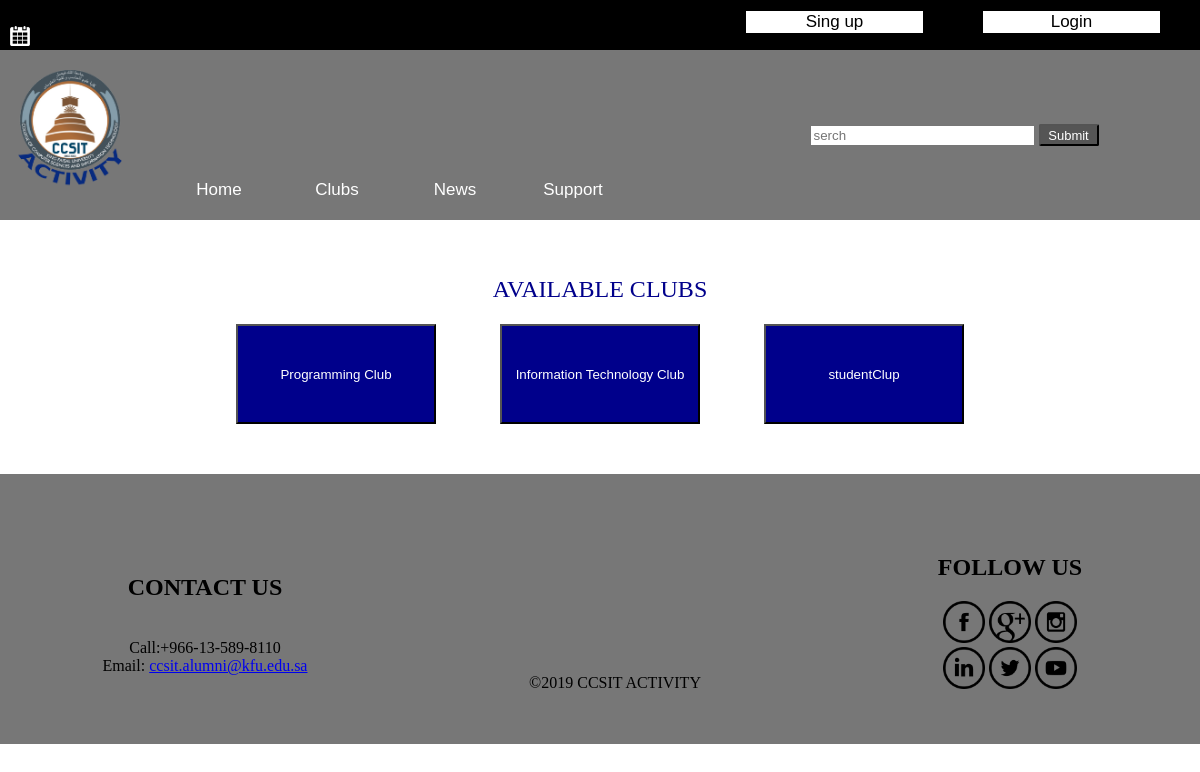
Page /ExitClubs.php on the committed database.
### tables this page shows
CREATE TABLE `clubs` (
  `No` int(11) NOT NULL,
  `Name` varchar(150) NOT NULL,
  `About` varchar(1000) NOT NULL,
  `Vision` varchar(1000) NOT NULL,
  `Mission` varchar(1000) NOT NULL,
  `Objectives` varchar(1000) NOT NULL,
  `Programs` varchar(1000) NOT NULL,
  `Requirements` varchar(1000) NOT NULL,
  `Advantages` varchar(1000) NOT NULL,
  `Leader` varchar(150) NOT NULL,
  `Img` varchar(150) NOT NULL
);

### ExitClubs.php (the view, shortened to what this page needs)
<html>
    <head>
        <?php $title="clubers";
        include './Header.php';
           $query = "SELECT * FROM clubs";
    $result = mysqli_query($con, $query);
    while($row = mysqli_fetch_assoc($result))
    {
        $club[$row['No']] = array(
                    'no'=>$row['No'],
                    'name' => $row['Name'],
                    'about' => $row['About'],
                    'vis'=>$row['Vision'],
                    'mis'=>$row['Mission'],
                    'obj'=>$row['Objectives'],
                    'prog'=>$row['Programs'],
                    'req'=>$row['Requirements'],
                    'leader'=>$row['Leader']
                    );
    }
    ?>
    </head>
    <body>
        <div class="content">
            <h1>available clubs</h1>
        <div class="buttons">
               <?php foreach ($club as $i) { ?>
            <button  onclick="window.location.href='Clubinfo.php?No='+<?php echo $i['no']?>"> <?php echo $i['name']; ?></button>
            <?php }?>
        </div>
        </div>
    </body>
    <?php include 'Footer.php'; ?>
</html>

### css/Style.css (style rules this page uses)
body { margin: 0; }
.buttons { text-align: center; display: inline-block; width: 100%; text-align: center; }
.content { margin: 50px; }
.content button { display: inline; width: 200px; height: 100px; margin: auto 30px; background-color:darkblue; color: white; }
h1 { color: darkblue; text-align: center; font-size: 24px; color: darkblue; text-transform: uppercase; line-height: 1.6; font-weight: normal; }
button, input { line-height: normal; }

### rows in the picture
clubs: Name "Programming Club"
clubs: Name "Information Technology Club"
clubs: Name "studentClup"
